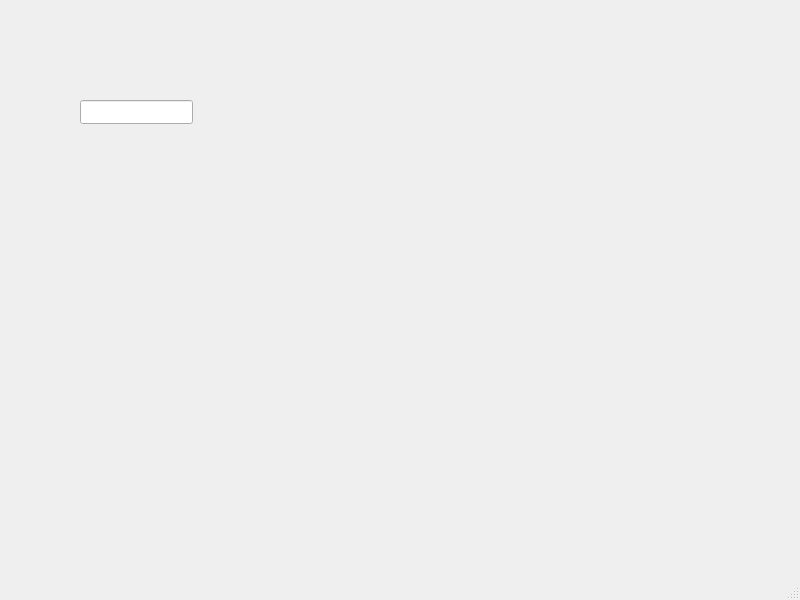
<?xml version="1.0" encoding="UTF-8"?>
<ui version="4.0">
 <class>MainWindow</class>
 <widget class="QMainWindow" name="MainWindow">
  <property name="geometry">
   <rect>
    <x>0</x>
    <y>0</y>
    <width>800</width>
    <height>600</height>
   </rect>
  </property>
  <property name="windowTitle">
   <string>MainWindow</string>
  </property>
  <widget class="QWidget" name="centralwidget">
   <widget class="QLineEdit" name="lineEdit">
    <property name="geometry">
     <rect>
      <x>80</x>
      <y>100</y>
      <width>113</width>
      <height>24</height>
     </rect>
    </property>
    <property name="maxLength">
     <number>10</number>
    </property>
   </widget>
  </widget>
  <widget class="QMenuBar" name="menubar">
   <property name="geometry">
    <rect>
     <x>0</x>
     <y>0</y>
     <width>800</width>
     <height>21</height>
    </rect>
   </property>
  </widget>
  <widget class="QStatusBar" name="statusbar"/>
 </widget>
 <resources/>
 <connections/>
</ui>
